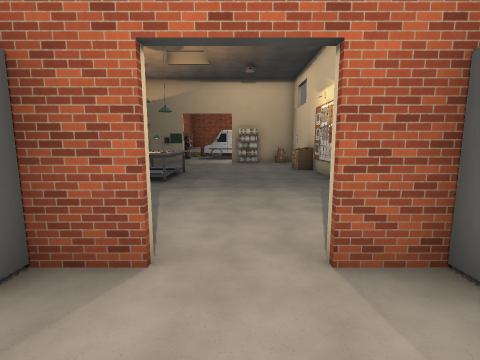
view 1 (above)

24 first-person views from a walk through a level from a Godot 3-D game. The camera is 1.2 m above the floor, tilts 8° down and sees 85° across. Doors that lead somewhere are drawn open, without their leaves. The floor is counted in squares, 1 m on a side. Each view is taken from the middle of a square. On the plan, view 1 faces up. The plan holds only what a view shows up to about 12 squares ahead; the rest is blank. Some surface patterns are stand-ins.

view 2
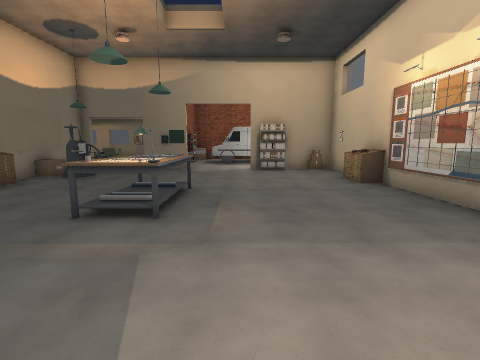

view 3
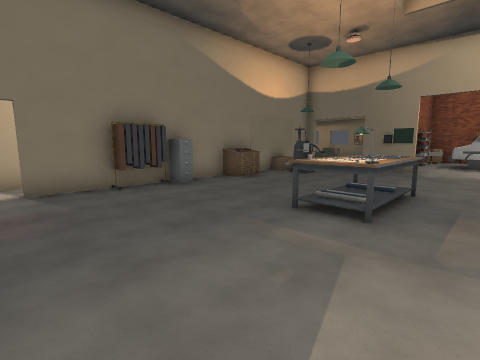

view 4
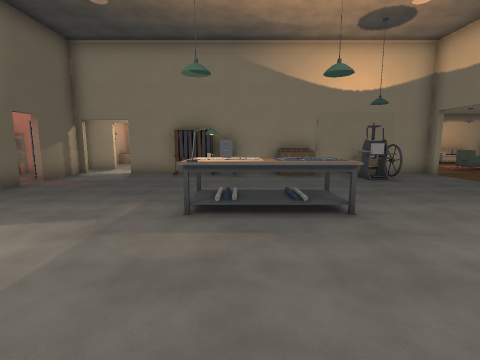

view 5
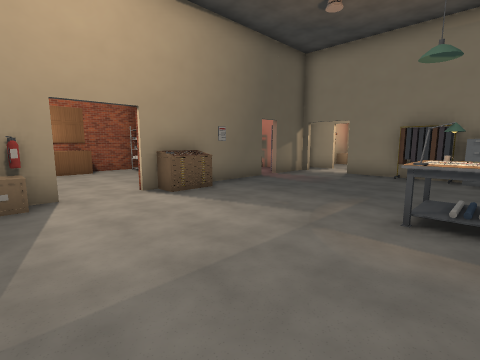

view 6
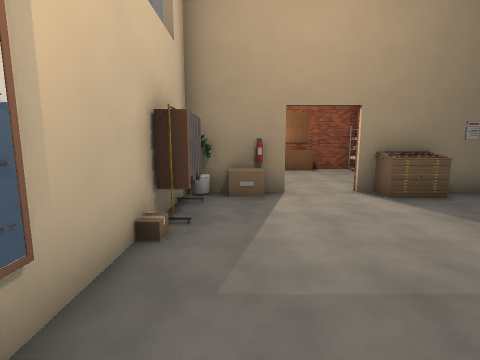

view 7
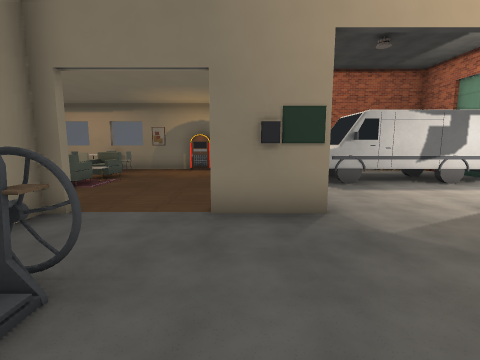

view 8
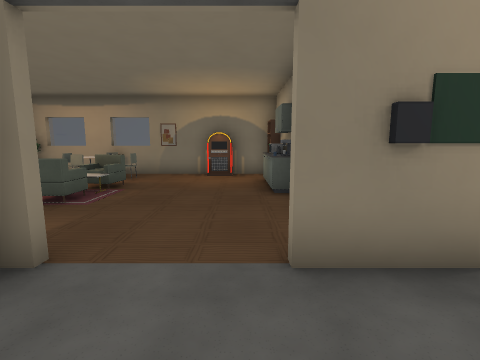

view 9
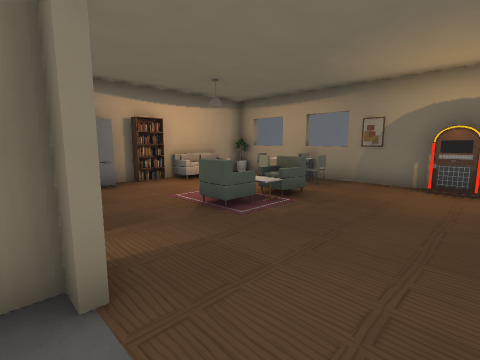

view 10
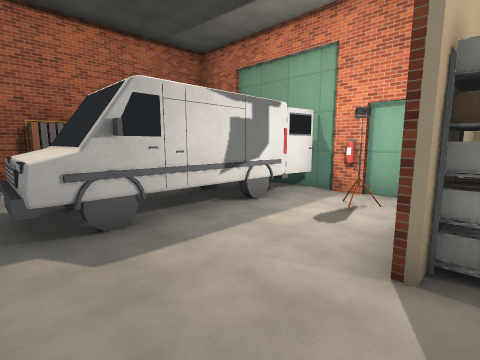

view 11
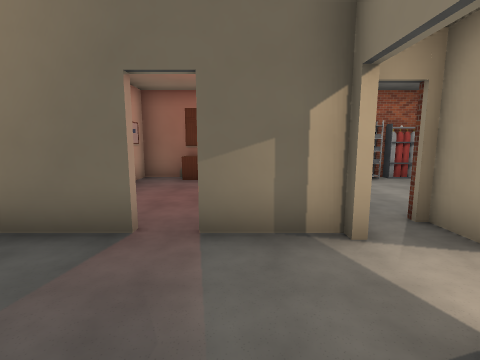

view 12
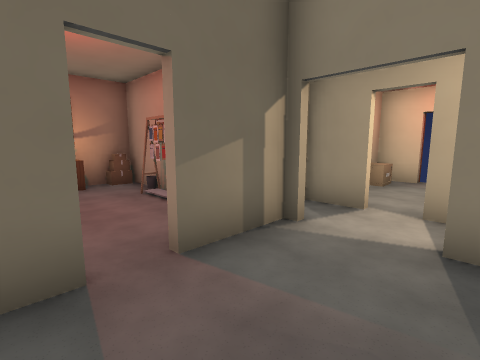

view 13
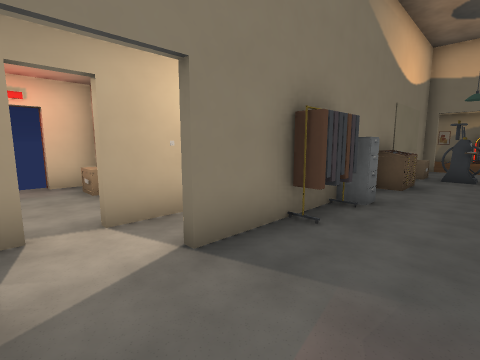

view 14
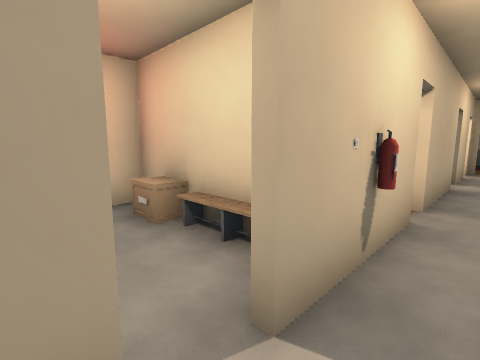

view 15
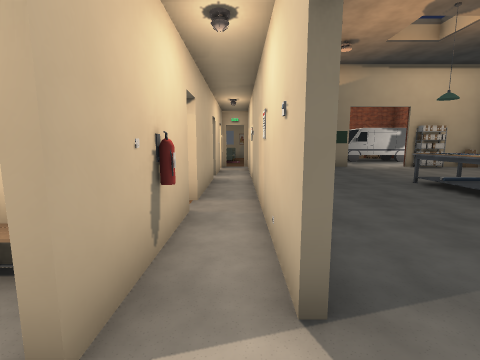

view 16
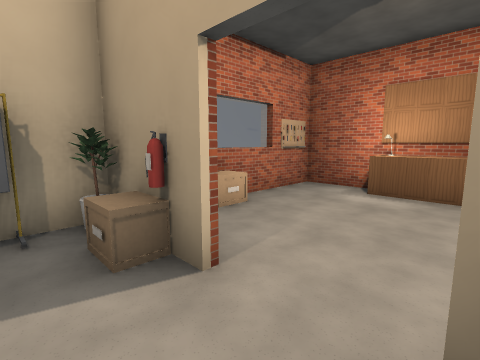

view 17
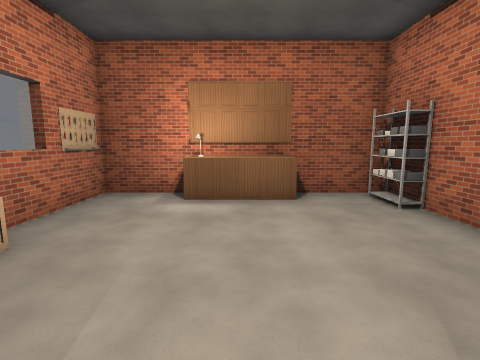

view 18
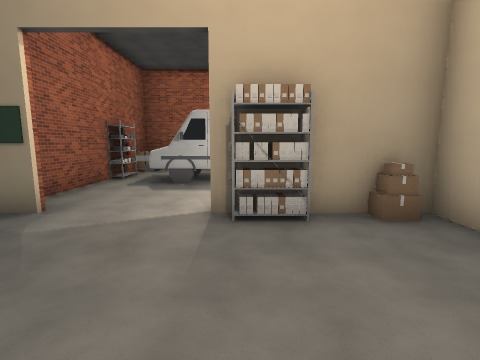

view 19
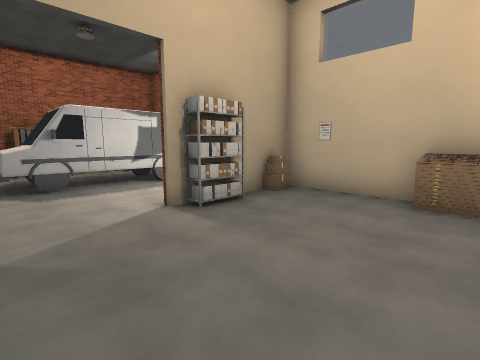

view 20
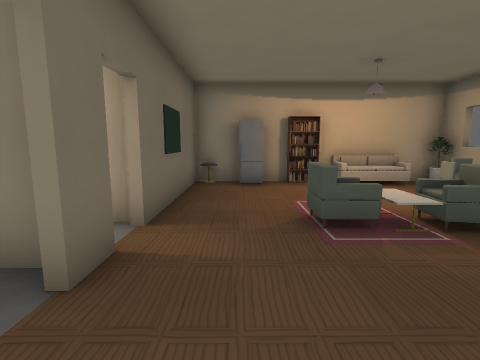

view 21
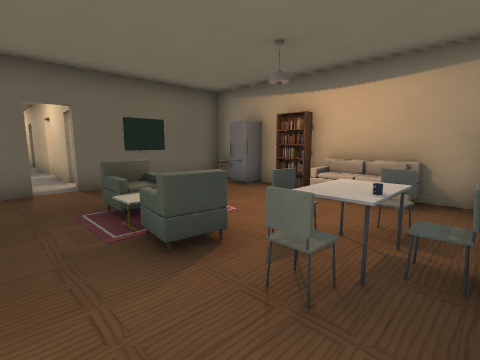

view 22
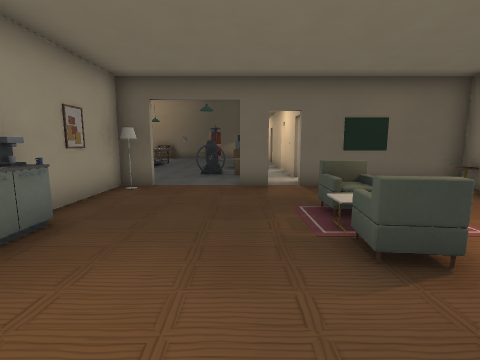

view 23
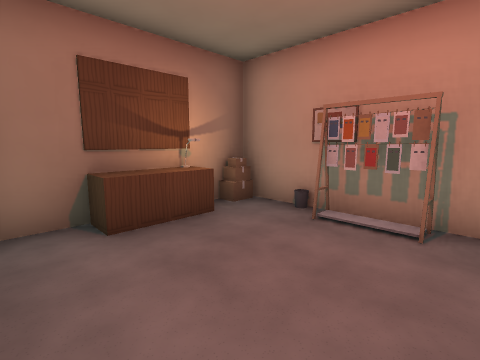

view 24
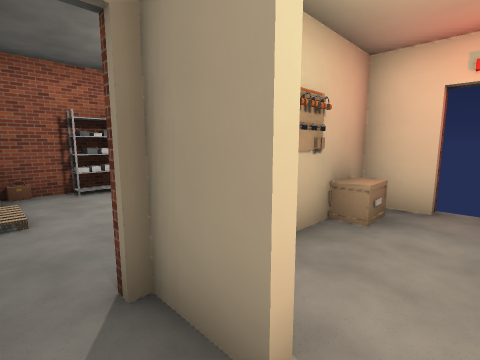

### Floor plan
Key: @ floor where view 1 was taken; # wall or solid block; x gap in a wall; . main floor; : floor 0.5 m higher than the main floor; D closed door; = window, fence, low wall or low ledge; T table; S shelf; B box; C crate; A van; I cabinet; R armchair; L block; H chair; P plant; K bookshelf; M machine; F sofa; G fridge; E fire extinguisher; U picture; J pallet; N lamp; Q rack; O other object.
Columns run from 15 left of view 1 to 4 right of it. Each row starts with its distance up from view 1.
 25 ##=##=####
 24 #P..#...O.KJ#OOOOO
 23 #..HTH....KJ.....O
 22 #O..H....OOOAAA A
 21 ##F..R....ISAA::AA
 20  K...R....M#AAAAAAA#
 19 #....R....O#......E#
 18  G.........#.....O##
 17  O####....N#.....##
 16   ####x#.......SSBB
 15      #.#...........#
 14      #.CO..........#
 13      #.#O.........O
 12      x.O..........O
 11      #.O...T#T....#
 10      #.#...TTT....#
  9      #.I...TTT....#
  8      ..I...T#T....##
  7       .O...........#
  6      E.#...........#
  5 ##C## .#..........O
  4 #D...x...........CO
  3  DC..x....###OO.###
  2  #CQ ###O.. O#...O
  1      .##.... .....C
  0     ..#O.... ..@..C
 -1    ...#U....#......=
 -2    ... #....S.....##
 -3   O#S# BOLL.#.LLO.#
 -4            ###   ##

Where each view was taken, in squares from view 1:
view 1: 0 up, 0 right, facing up
view 2: 4 up, 1 left, facing up
view 3: 4 up, 1 left, facing up-left
view 4: 9 up, 2 right, facing left
view 5: 9 up, 2 right, facing down-left
view 6: 9 up, 2 right, facing down
view 7: 12 up, 5 left, facing up
view 8: 14 up, 6 left, facing up
view 9: 16 up, 6 left, facing up-left
view 10: 16 up, 3 left, facing up-right
view 11: 6 up, 7 left, facing down
view 12: 5 up, 5 left, facing down-left
view 13: 3 up, 6 left, facing up-left
view 14: 3 up, 9 left, facing up-left
view 15: 3 up, 9 left, facing up
view 16: 4 up, 1 left, facing down-right
view 17: 3 up, 0 right, facing down
view 18: 12 up, 0 right, facing up
view 19: 12 up, 3 left, facing up-right
view 20: 18 up, 6 left, facing left
view 21: 24 up, 8 left, facing down-left
view 22: 24 up, 8 left, facing down
view 23: 1 up, 4 left, facing down-left
view 24: 4 up, 9 left, facing down-left
